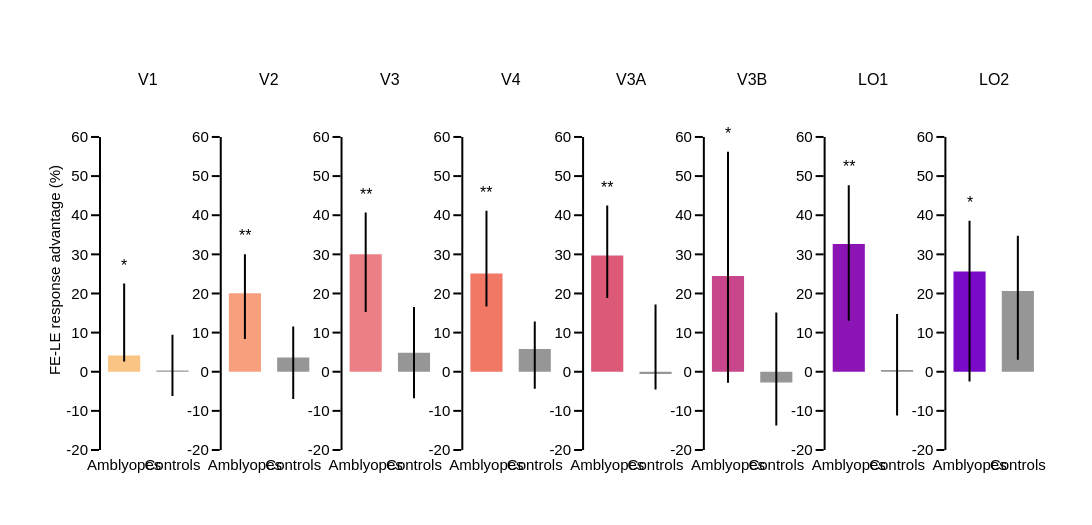

The code cell stored with this chart in its notebook:
### Code cell
bar_figure(df_subjects, ['fe_advantage'], s_adv, 'FE-LE response advantage (%)',
           nice_ticks(df_subjects.groupby(['group', 'roi']).fe_advantage.quantile([0.25, 0.75]), 10), '{:.0f}',
           'od_q3_fe_advantage')

### Figure 1 — Plotly figure (JSON) as saved in the notebook; plotly's stock layout.template omitted (floating-point values rounded to 4 significant figures)
{"data": [{"error_y": {"array": [18.41, 9.121], "arrayminus": [1.53, 6.502], "color": "rgba(0, 0, 0, 1)", "thickness": 2, "type": "data", "visible": true, "width": 0}, "marker": {"color": ["rgb(250, 196, 132)", "rgb(150,150,150)"], "pattern": {"bgcolor": "rgba(0, 0, 0, 0)", "fgcolor": "rgba(0, 0, 0, 1)", "shape": "", "size": 8}}, "offsetgroup": "fe_advantage", "showlegend": false, "type": "bar", "x": ["Amblyopes", "Controls"], "xaxis": "x", "y": [4.144, 0.3011], "yaxis": "y"}, {"error_y": {"array": [9.956, 7.906], "arrayminus": [11.67, 10.59], "color": "rgba(0, 0, 0, 1)", "thickness": 2, "type": "data", "visible": true, "width": 0}, "marker": {"color": ["rgb(248, 160, 126)", "rgb(150,150,150)"], "pattern": {"bgcolor": "rgba(0, 0, 0, 0)", "fgcolor": "rgba(0, 0, 0, 1)", "shape": "", "size": 8}}, "offsetgroup": "fe_advantage", "showlegend": false, "type": "bar", "x": ["Amblyopes", "Controls"], "xaxis": "x2", "y": [20.06, 3.656], "yaxis": "y2"}, {"error_y": {"array": [10.63, 11.7], "arrayminus": [14.76, 11.58], "color": "rgba(0, 0, 0, 1)", "thickness": 2, "type": "data", "visible": true, "width": 0}, "marker": {"color": ["rgb(235, 127, 134)", "rgb(150,150,150)"], "pattern": {"bgcolor": "rgba(0, 0, 0, 0)", "fgcolor": "rgba(0, 0, 0, 1)", "shape": "", "size": 8}}, "offsetgroup": "fe_advantage", "showlegend": false, "type": "bar", "x": ["Amblyopes", "Controls"], "xaxis": "x3", "y": [30.04, 4.839], "yaxis": "y3"}, {"error_y": {"array": [16.06, 7.033], "arrayminus": [8.379, 10.16], "color": "rgba(0, 0, 0, 1)", "thickness": 2, "type": "data", "visible": true, "width": 0}, "marker": {"color": ["rgb(240, 120, 100)", "rgb(150,150,150)"], "pattern": {"bgcolor": "rgba(0, 0, 0, 0)", "fgcolor": "rgba(0, 0, 0, 1)", "shape": "", "size": 8}}, "offsetgroup": "fe_advantage", "showlegend": false, "type": "bar", "x": ["Amblyopes", "Controls"], "xaxis": "x4", "y": [25.08, 5.791], "yaxis": "y4"}, {"error_y": {"array": [12.81, 17.79], "arrayminus": [10.85, 3.951], "color": "rgba(0, 0, 0, 1)", "thickness": 2, "type": "data", "visible": true, "width": 0}, "marker": {"color": ["rgb(220, 90, 120)", "rgb(150,150,150)"], "pattern": {"bgcolor": "rgba(0, 0, 0, 0)", "fgcolor": "rgba(0, 0, 0, 1)", "shape": "", "size": 8}}, "offsetgroup": "fe_advantage", "showlegend": false, "type": "bar", "x": ["Amblyopes", "Controls"], "xaxis": "x5", "y": [29.7, -0.5741], "yaxis": "y5"}, {"error_y": {"array": [31.77, 17.85], "arrayminus": [27.28, 11.03], "color": "rgba(0, 0, 0, 1)", "thickness": 2, "type": "data", "visible": true, "width": 0}, "marker": {"color": ["rgb(200, 70, 140)", "rgb(150,150,150)"], "pattern": {"bgcolor": "rgba(0, 0, 0, 0)", "fgcolor": "rgba(0, 0, 0, 1)", "shape": "", "size": 8}}, "offsetgroup": "fe_advantage", "showlegend": false, "type": "bar", "x": ["Amblyopes", "Controls"], "xaxis": "x6", "y": [24.45, -2.736], "yaxis": "y6"}, {"error_y": {"array": [14.98, 14.33], "arrayminus": [19.62, 11.64], "color": "rgba(0, 0, 0, 1)", "thickness": 2, "type": "data", "visible": true, "width": 0}, "marker": {"color": ["rgb(140, 20, 180)", "rgb(150,150,150)"], "pattern": {"bgcolor": "rgba(0, 0, 0, 0)", "fgcolor": "rgba(0, 0, 0, 1)", "shape": "", "size": 8}}, "offsetgroup": "fe_advantage", "showlegend": false, "type": "bar", "x": ["Amblyopes", "Controls"], "xaxis": "x7", "y": [32.67, 0.4265], "yaxis": "y7"}, {"error_y": {"array": [12.97, 14.18], "arrayminus": [28.06, 17.56], "color": "rgba(0, 0, 0, 1)", "thickness": 2, "type": "data", "visible": true, "width": 0}, "marker": {"color": ["rgb(120, 10, 200)", "rgb(150,150,150)"], "pattern": {"bgcolor": "rgba(0, 0, 0, 0)", "fgcolor": "rgba(0, 0, 0, 1)", "shape": "", "size": 8}}, "offsetgroup": "fe_advantage", "showlegend": false, "type": "bar", "x": ["Amblyopes", "Controls"], "xaxis": "x8", "y": [25.59, 20.6], "yaxis": "y8"}], "layout": {"annotations": [{"font": {"size": 16}, "showarrow": false, "text": "V1", "x": 0.05128, "xanchor": "center", "xref": "paper", "y": 1, "yanchor": "bottom", "yref": "paper"}, {"font": {"size": 16}, "showarrow": false, "text": "V2", "x": 0.1795, "xanchor": "center", "xref": "paper", "y": 1, "yanchor": "bottom", "yref": "paper"}, {"font": {"size": 16}, "showarrow": false, "text": "V3", "x": 0.3077, "xanchor": "center", "xref": "paper", "y": 1, "yanchor": "bottom", "yref": "paper"}, {"font": {"size": 16}, "showarrow": false, "text": "V4", "x": 0.4359, "xanchor": "center", "xref": "paper", "y": 1, "yanchor": "bottom", "yref": "paper"}, {"font": {"size": 16}, "showarrow": false, "text": "V3A", "x": 0.5641, "xanchor": "center", "xref": "paper", "y": 1, "yanchor": "bottom", "yref": "paper"}, {"font": {"size": 16}, "showarrow": false, "text": "V3B", "x": 0.6923, "xanchor": "center", "xref": "paper", "y": 1, "yanchor": "bottom", "yref": "paper"}, {"font": {"size": 16}, "showarrow": false, "text": "LO1", "x": 0.8205, "xanchor": "center", "xref": "paper", "y": 1, "yanchor": "bottom", "yref": "paper"}, {"font": {"size": 16}, "showarrow": false, "text": "LO2", "x": 0.9487, "xanchor": "center", "xref": "paper", "y": 1, "yanchor": "bottom", "yref": "paper"}, {"font": {"color": "black", "size": 16}, "showarrow": false, "text": "*", "x": 0, "xref": "x", "y": 24.55, "yanchor": "bottom", "yref": "y"}, {"font": {"color": "black", "size": 16}, "showarrow": false, "text": "", "x": 1, "xref": "x", "y": 11.42, "yanchor": "bottom", "yref": "y"}, {"font": {"color": "black", "size": 16}, "showarrow": false, "text": "**", "x": 0, "xref": "x2", "y": 32.02, "yanchor": "bottom", "yref": "y2"}, {"font": {"color": "black", "size": 16}, "showarrow": false, "text": "", "x": 1, "xref": "x2", "y": 13.56, "yanchor": "bottom", "yref": "y2"}, {"font": {"color": "black", "size": 16}, "showarrow": false, "text": "**", "x": 0, "xref": "x3", "y": 42.67, "yanchor": "bottom", "yref": "y3"}, {"font": {"color": "black", "size": 16}, "showarrow": false, "text": "", "x": 1, "xref": "x3", "y": 18.54, "yanchor": "bottom", "yref": "y3"}, {"font": {"color": "black", "size": 16}, "showarrow": false, "text": "**", "x": 0, "xref": "x4", "y": 43.14, "yanchor": "bottom", "yref": "y4"}, {"font": {"color": "black", "size": 16}, "showarrow": false, "text": "", "x": 1, "xref": "x4", "y": 14.82, "yanchor": "bottom", "yref": "y4"}, {"font": {"color": "black", "size": 16}, "showarrow": false, "text": "**", "x": 0, "xref": "x5", "y": 44.5, "yanchor": "bottom", "yref": "y5"}, {"font": {"color": "black", "size": 16}, "showarrow": false, "text": "", "x": 1, "xref": "x5", "y": 19.21, "yanchor": "bottom", "yref": "y5"}, {"font": {"color": "black", "size": 16}, "showarrow": false, "text": "*", "x": 0, "xref": "x6", "y": 58.22, "yanchor": "bottom", "yref": "y6"}, {"font": {"color": "black", "size": 16}, "showarrow": false, "text": "", "x": 1, "xref": "x6", "y": 17.11, "yanchor": "bottom", "yref": "y6"}, {"font": {"color": "black", "size": 16}, "showarrow": false, "text": "**", "x": 0, "xref": "x7", "y": 49.66, "yanchor": "bottom", "yref": "y7"}, {"font": {"color": "black", "size": 16}, "showarrow": false, "text": "", "x": 1, "xref": "x7", "y": 16.76, "yanchor": "bottom", "yref": "y7"}, {"font": {"color": "black", "size": 16}, "showarrow": false, "text": "*", "x": 0, "xref": "x8", "y": 40.57, "yanchor": "bottom", "yref": "y8"}, {"font": {"color": "black", "size": 16}, "showarrow": false, "text": "", "x": 1, "xref": "x8", "y": 36.78, "yanchor": "bottom", "yref": "y8"}], "bargap": 0.3, "bargroupgap": 0.05, "barmode": "group", "height": 525, "legend": {"bgcolor": "rgba(0, 0, 0, 0)", "font": {"family": "Arial", "size": 15}, "itemwidth": 30, "orientation": "h", "traceorder": "normal", "x": 1, "xanchor": "right", "y": 1.15, "yanchor": "bottom"}, "margin": {"b": 75, "l": 100, "r": 50, "t": 90}, "shapes": [{"line": {"color": "rgba(0, 0, 0, 1)", "width": 2}, "type": "line", "x0": 0, "x1": 0, "xref": "x domain", "y0": -20, "y1": 60, "yref": "y"}, {"line": {"color": "rgba(0, 0, 0, 1)", "width": 2}, "type": "line", "x0": 0, "x1": 0, "xref": "x2 domain", "y0": -20, "y1": 60, "yref": "y2"}, {"line": {"color": "rgba(0, 0, 0, 1)", "width": 2}, "type": "line", "x0": 0, "x1": 0, "xref": "x3 domain", "y0": -20, "y1": 60, "yref": "y3"}, {"line": {"color": "rgba(0, 0, 0, 1)", "width": 2}, "type": "line", "x0": 0, "x1": 0, "xref": "x4 domain", "y0": -20, "y1": 60, "yref": "y4"}, {"line": {"color": "rgba(0, 0, 0, 1)", "width": 2}, "type": "line", "x0": 0, "x1": 0, "xref": "x5 domain", "y0": -20, "y1": 60, "yref": "y5"}, {"line": {"color": "rgba(0, 0, 0, 1)", "width": 2}, "type": "line", "x0": 0, "x1": 0, "xref": "x6 domain", "y0": -20, "y1": 60, "yref": "y6"}, {"line": {"color": "rgba(0, 0, 0, 1)", "width": 2}, "type": "line", "x0": 0, "x1": 0, "xref": "x7 domain", "y0": -20, "y1": 60, "yref": "y7"}, {"line": {"color": "rgba(0, 0, 0, 1)", "width": 2}, "type": "line", "x0": 0, "x1": 0, "xref": "x8 domain", "y0": -20, "y1": 60, "yref": "y8"}], "width": 2100, "xaxis": {"anchor": "y", "autorange": true, "domain": [0, 0.1026], "linecolor": "rgba(255,255,255,0)", "range": [-0.5, 1.5], "showline": true, "tickangle": 0, "ticklen": 0, "type": "category"}, "xaxis2": {"anchor": "y2", "autorange": true, "domain": [0.1282, 0.2308], "linecolor": "rgba(255,255,255,0)", "range": [-0.5, 1.5], "showline": true, "tickangle": 0, "ticklen": 0, "type": "category"}, "xaxis3": {"anchor": "y3", "autorange": true, "domain": [0.2564, 0.359], "linecolor": "rgba(255,255,255,0)", "range": [-0.5, 1.5], "showline": true, "tickangle": 0, "ticklen": 0, "type": "category"}, "xaxis4": {"anchor": "y4", "autorange": true, "domain": [0.3846, 0.4872], "linecolor": "rgba(255,255,255,0)", "range": [-0.5, 1.5], "showline": true, "tickangle": 0, "ticklen": 0, "type": "category"}, "xaxis5": {"anchor": "y5", "autorange": true, "domain": [0.5128, 0.6154], "linecolor": "rgba(255,255,255,0)", "range": [-0.5, 1.5], "showline": true, "tickangle": 0, "ticklen": 0, "type": "category"}, "xaxis6": {"anchor": "y6", "autorange": true, "domain": [0.641, 0.7436], "linecolor": "rgba(255,255,255,0)", "range": [-0.5, 1.5], "showline": true, "tickangle": 0, "ticklen": 0, "type": "category"}, "xaxis7": {"anchor": "y7", "autorange": true, "domain": [0.7692, 0.8718], "linecolor": "rgba(255,255,255,0)", "range": [-0.5, 1.5], "showline": true, "tickangle": 0, "ticklen": 0, "type": "category"}, "xaxis8": {"anchor": "y8", "autorange": true, "domain": [0.8974, 1.0], "linecolor": "rgba(255,255,255,0)", "range": [-0.5, 1.5], "showline": true, "tickangle": 0, "ticklen": 0, "type": "category"}, "yaxis": {"anchor": "x", "domain": [0, 1], "range": [-20, 72], "showline": false, "showticklabels": true, "ticktext": ["-20", "-10", "0", "10", "20", "30", "40", "50", "60"], "tickvals": [-20, -10, 0, 10, 20, 30, 40, 50, 60], "title": {"text": "FE-LE response advantage (%)"}, "type": "linear"}, "yaxis2": {"anchor": "x2", "domain": [0, 1], "range": [-20, 72], "showline": false, "showticklabels": true, "ticktext": ["-20", "-10", "0", "10", "20", "30", "40", "50", "60"], "tickvals": [-20, -10, 0, 10, 20, 30, 40, 50, 60], "type": "linear"}, "yaxis3": {"anchor": "x3", "domain": [0, 1], "range": [-20, 72], "showline": false, "showticklabels": true, "ticktext": ["-20", "-10", "0", "10", "20", "30", "40", "50", "60"], "tickvals": [-20, -10, 0, 10, 20, 30, 40, 50, 60], "type": "linear"}, "yaxis4": {"anchor": "x4", "domain": [0, 1], "range": [-20, 72], "showline": false, "showticklabels": true, "ticktext": ["-20", "-10", "0", "10", "20", "30", "40", "50", "60"], "tickvals": [-20, -10, 0, 10, 20, 30, 40, 50, 60], "type": "linear"}, "yaxis5": {"anchor": "x5", "domain": [0, 1], "range": [-20, 72], "showline": false, "showticklabels": true, "ticktext": ["-20", "-10", "0", "10", "20", "30", "40", "50", "60"], "tickvals": [-20, -10, 0, 10, 20, 30, 40, 50, 60], "type": "linear"}, "yaxis6": {"anchor": "x6", "domain": [0, 1], "range": [-20, 72], "showline": false, "showticklabels": true, "ticktext": ["-20", "-10", "0", "10", "20", "30", "40", "50", "60"], "tickvals": [-20, -10, 0, 10, 20, 30, 40, 50, 60], "type": "linear"}, "yaxis7": {"anchor": "x7", "domain": [0, 1], "range": [-20, 72], "showline": false, "showticklabels": true, "ticktext": ["-20", "-10", "0", "10", "20", "30", "40", "50", "60"], "tickvals": [-20, -10, 0, 10, 20, 30, 40, 50, 60], "type": "linear"}, "yaxis8": {"anchor": "x8", "domain": [0, 1], "range": [-20, 72], "showline": false, "showticklabels": true, "ticktext": ["-20", "-10", "0", "10", "20", "30", "40", "50", "60"], "tickvals": [-20, -10, 0, 10, 20, 30, 40, 50, 60], "type": "linear"}}}
